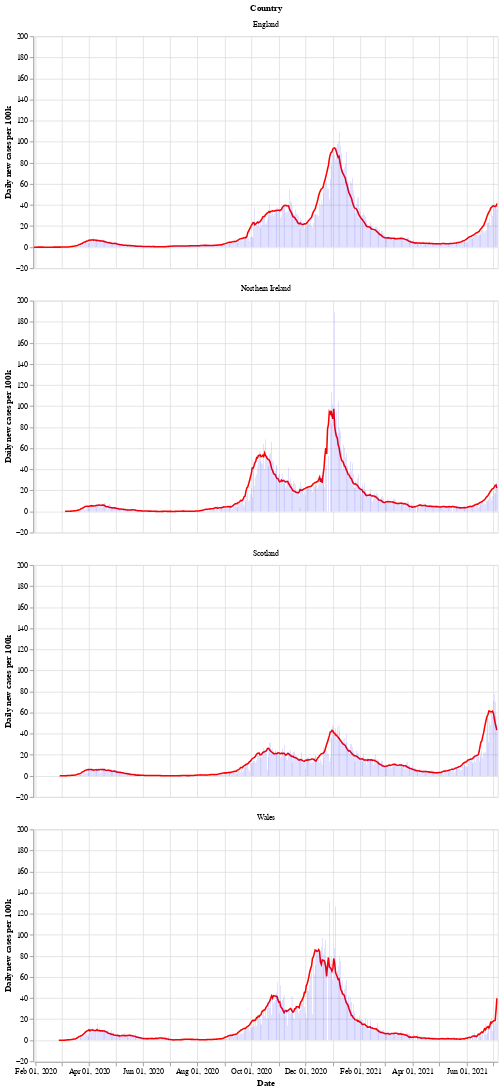

The code cell stored with this chart in its notebook:
### Markdown cell above
Next is a bar chart of the number of new cases in each country (per 100k population), with the 7 day moving average of cases. Again we see that Wales saw a longer period of raising and falling cases compared to the other countries.

After a period of cases falling, each nation is now seeing a rise in the number of cases - especially in Wales.

### Code cell
# collapse
bars = alt.Chart(uk_cases).mark_bar().encode(
    x=alt.X("yearmonthdate(date):T", axis=alt.Axis(title='Date')),
    y=alt.Y("newCasesRate:Q", axis=alt.Axis(title='Daily new cases per 100k')),
    tooltip='newCasesRate',
    color=alt.condition(
        alt.datum.dailyChange > 0,
        alt.value("orange"),  # The positive color
        alt.value("blue")  # The negative color
    )
).properties(title='New cases per 100k population with rolling 7 day average', width=600).interactive()
line = alt.Chart(uk_cases).mark_line(
    color='red',
    size=2,
).transform_window(
    rolling_mean='mean(newCasesRate)',
    frame=[0, 7],
    groupby=['areaName']
).encode(
    x='yearmonthdate(date):T',
    y='rolling_mean:Q'
)
alt.layer(line, bars, data=uk_cases).facet(alt.Row('areaName', title='Country'), columns=1)

### Figure 1 — Vega-Lite specification as saved in the notebook (floating-point values rounded to 4 significant figures; data arrays with more than 128 entries replaced by an {"elided": "..."} marker saying what was removed)
{"config": {"view": {"continuousWidth": 400, "continuousHeight": 300}}, "data": {"name": "data-c6c1e49160dfd0e2193da0b4b58792e1"}, "facet": {"type": "nominal", "field": "areaName", "title": "Country"}, "spec": {"layer": [{"mark": {"type": "line", "color": "red", "size": 2}, "encoding": {"x": {"type": "temporal", "field": "date", "timeUnit": "yearmonthdate"}, "y": {"type": "quantitative", "field": "rolling_mean"}}, "transform": [{"window": [{"op": "mean", "field": "newCasesRate", "as": "rolling_mean"}], "frame": [0, 7], "groupby": ["areaName"]}]}, {"mark": "bar", "encoding": {"color": {"condition": {"value": "orange", "test": "(datum.dailyChange > 0)"}, "value": "blue"}, "tooltip": {"type": "quantitative", "field": "newCasesRate"}, "x": {"type": "temporal", "axis": {"title": "Date"}, "field": "date", "timeUnit": "yearmonthdate"}, "y": {"type": "quantitative", "axis": {"title": "Daily new cases per 100k"}, "field": "newCasesRate"}}, "selection": {"selector002": {"type": "interval", "bind": "scales", "encodings": ["x", "y"]}}, "title": "New cases per 100k population with rolling 7 day average", "width": 600}]}, "columns": 1, "$schema": "https://vega.github.io/schema/vega-lite/v4.8.1.json", "datasets": {"data-c6c1e49160dfd0e2193da0b4b58792e1": {"elided": "2000 records"}}}
